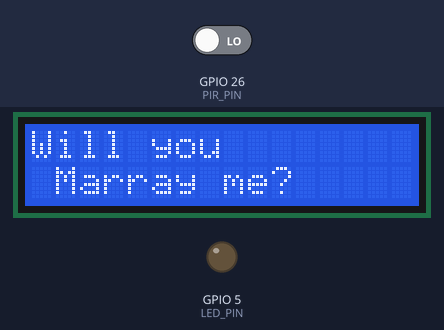
Simulated run of this program. Board: Raspberry Pi (BCM pin numbers). Parts: 16×2 character LCD, output pins drawn as LEDs (lit = HIGH). The inputs (shaded band) are chosen by the test bench; at power-on: GPIO 26 (PIR_PIN) LOW. What the program prints to the terminal is not drawn.

Above: at 1.2 s.
1.3 s: GPIO 26 (PIR_PIN) driven HIGH
At 2.4 s:
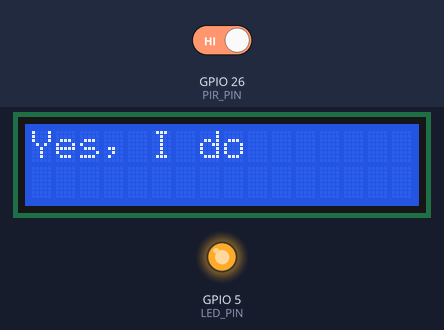
4.0 s: GPIO 26 (PIR_PIN) driven LOW
At 4.8 s:
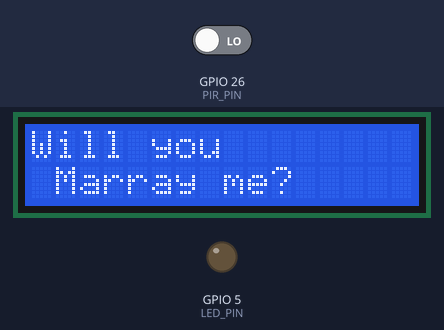
Timing chart, 0 to 7.0 s (numbered marks = the images above; inputs shaded):
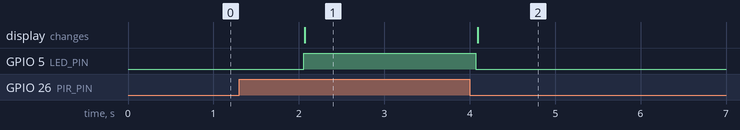

The program:

PIR_Marry_Me.py
```python
import RPi.GPIO as GPIO
import time
import Adafruit_CharLCD as LCD

GPIO.setmode(GPIO.BCM)
PIR_PIN=26
LED_PIN=5
GPIO.setwarnings(False)
GPIO.setup(PIR_PIN,GPIO.IN)
GPIO.setup(LED_PIN,GPIO.OUT)

# Raspberry Pi pin configuration:
lcd_rs        = 27  # Note this might need to be changed to 21 for older revision Pi's.
lcd_en        = 22
lcd_d4        = 25
lcd_d5        = 24
lcd_d6        = 23
lcd_d7        = 18
lcd_backlight = 4

# Define LCD column and row size for 16x2 LCD.
lcd_columns = 16
lcd_rows    = 2

# Initialize the LCD using the pins above.
lcd = LCD.Adafruit_CharLCD(lcd_rs, lcd_en, lcd_d4, lcd_d5, lcd_d6, lcd_d7,
                           lcd_columns, lcd_rows, lcd_backlight)

def send_message(message):
    lcd.message(message)
    time.sleep(1)

while True:
    if GPIO.input(PIR_PIN):
        lcd.clear()
        GPIO.output(LED_PIN,1)
        print "Motion Detected!"
        message='Yes, I do'
        send_message(message)
        time.sleep(1)
    else:
        lcd.clear()
        GPIO.output(LED_PIN,0)
        message='Will you\n Marray me?'
        send_message(message)
        time.sleep(1)
```

Measured:
- after the input at 1.3 s, GPIO 5 (LED_PIN): LOW → HIGH after 0.76 s; the display: changes after 0.77 s (image 1)
- after the input at 4.0 s, GPIO 5 (LED_PIN): HIGH → LOW after 0.07 s; the display: changes after 0.09 s (image 2)
